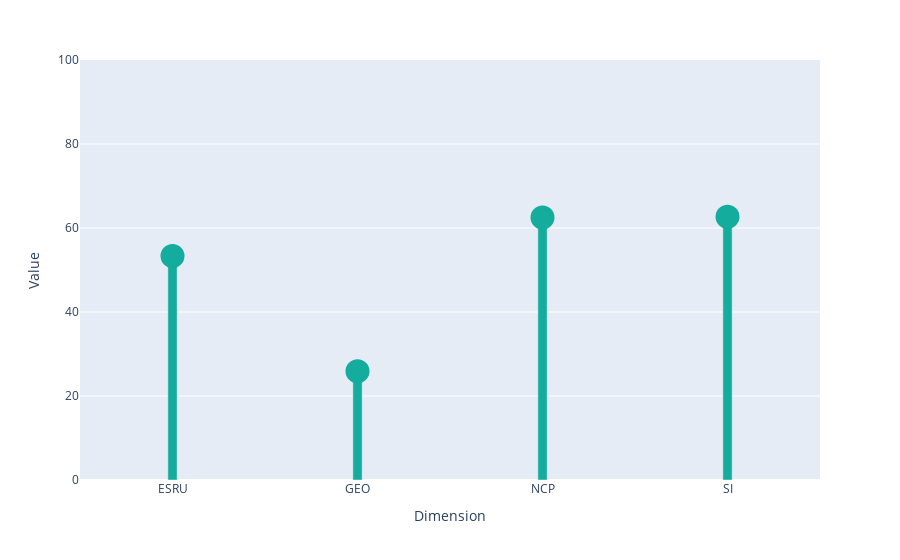

The code cell stored with this chart in its notebook:
### Markdown cell above
# current

### Code cell
df = data[data.Aggregation == 'Dimension'].groupby('Variable').mean().reset_index()

fig = px.scatter(df,
                x='Variable',
                y='Value',
                size=[8 for i in range(4)],
                color=['blue', 'blue', 'blue', 'blue'],
                 labels={
                     "Variable": "Dimension",
                 },
                )

fig.update_traces(marker=dict(size=12,
                              line=dict(width=12,
                                        color='#14ac9c')),
                  selector=dict(mode='markers'))


fig.add_trace(go.Bar(y=df['Value'], x=df['Variable'],
                     width=[5e-2 for i in range(4)],
                    marker_color=['#14ac9c', '#14ac9c', '#14ac9c', '#14ac9c']))

fig.update_layout(showlegend=False,hovermode=False)
fig.update_yaxes(range=[0, 100])

fig

### Figure 1 — Plotly figure (JSON) as saved in the notebook; plotly's stock layout.template omitted (floating-point values rounded to 4 significant figures)
{"data": [{"hovertemplate": "color=blue<br>Dimension=%{x}<br>Value=%{y}<br>size=%{marker.size}<extra></extra>", "legendgroup": "blue", "marker": {"color": "#636efa", "line": {"color": "#14ac9c", "width": 12}, "size": 12, "sizemode": "area", "sizeref": 0.02, "symbol": "circle"}, "mode": "markers", "name": "blue", "orientation": "v", "showlegend": true, "type": "scatter", "x": ["ESRU", "GEO", "NCP", "SI"], "xaxis": "x", "y": [53.34, 25.89, 62.51, 62.69], "yaxis": "y"}, {"marker": {"color": ["#14ac9c", "#14ac9c", "#14ac9c", "#14ac9c"]}, "type": "bar", "width": [0.05, 0.05, 0.05, 0.05], "x": ["ESRU", "GEO", "NCP", "SI"], "y": [53.34, 25.89, 62.51, 62.69]}], "layout": {"hovermode": false, "legend": {"itemsizing": "constant", "title": {"text": "color"}, "tracegroupgap": 0}, "margin": {"t": 60}, "showlegend": false, "xaxis": {"anchor": "y", "domain": [0, 1], "title": {"text": "Dimension"}}, "yaxis": {"anchor": "x", "domain": [0, 1], "range": [0, 100], "title": {"text": "Value"}}}}
